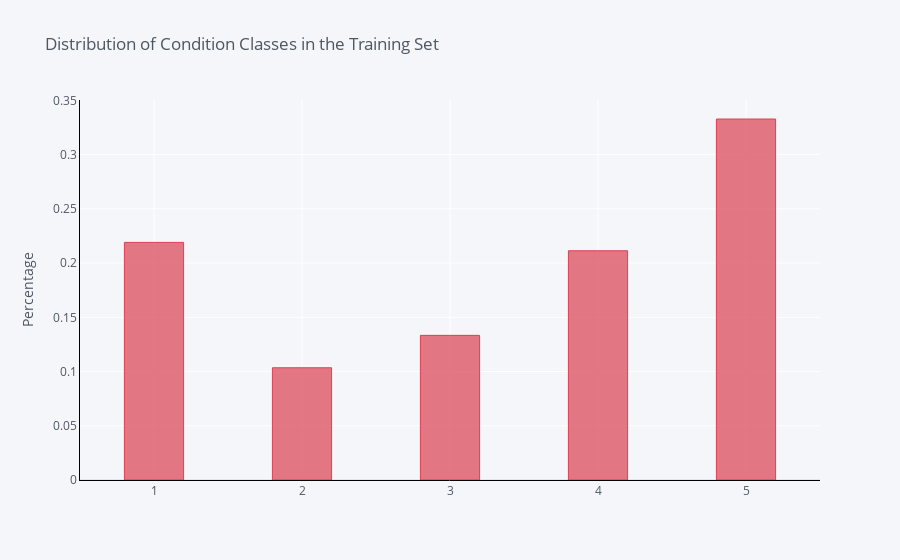

The code cell stored with this chart in its notebook:
### Markdown cell above
#### Distribution of classes

### Code cell
# distribution of classes

df_train['condition_label'].value_counts(normalize=True).iplot(kind='bar',
                                                      yTitle='Percentage',
                                                      linecolor='black',
                                                      opacity=0.7,
                                                      color='red',
                                                      theme='pearl',
                                                      bargap=0.6,
                                                      gridcolor='white',
                                                      title='Distribution of Condition Classes in the Training Set')

### Figure 1 — Plotly figure (JSON) as saved in the notebook; plotly's stock layout.template omitted (floating-point values rounded to 4 significant figures)
{"data": [{"marker": {"color": "rgba(219, 64, 82, 0.7)", "line": {"color": "rgba(219, 64, 82, 1.0)", "width": 1}}, "name": "proportion", "orientation": "v", "text": "", "type": "bar", "x": [5, 1, 4, 3, 2], "y": [0.3328, 0.219, 0.2113, 0.1333, 0.1035]}], "layout": {"bargap": 0.6, "legend": {"bgcolor": "#F5F6F9", "font": {"color": "#4D5663"}}, "paper_bgcolor": "#F5F6F9", "plot_bgcolor": "#F5F6F9", "title": {"font": {"color": "#4D5663"}, "text": "Distribution of Condition Classes in the Training Set"}, "xaxis": {"gridcolor": "white", "linecolor": "black", "showgrid": true, "tickfont": {"color": "#4D5663"}, "title": {"font": {"color": "#4D5663"}, "text": ""}, "zerolinecolor": "#E1E5ED"}, "yaxis": {"gridcolor": "white", "linecolor": "black", "showgrid": true, "tickfont": {"color": "#4D5663"}, "title": {"font": {"color": "#4D5663"}, "text": "Percentage"}, "zerolinecolor": "#E1E5ED"}}}
